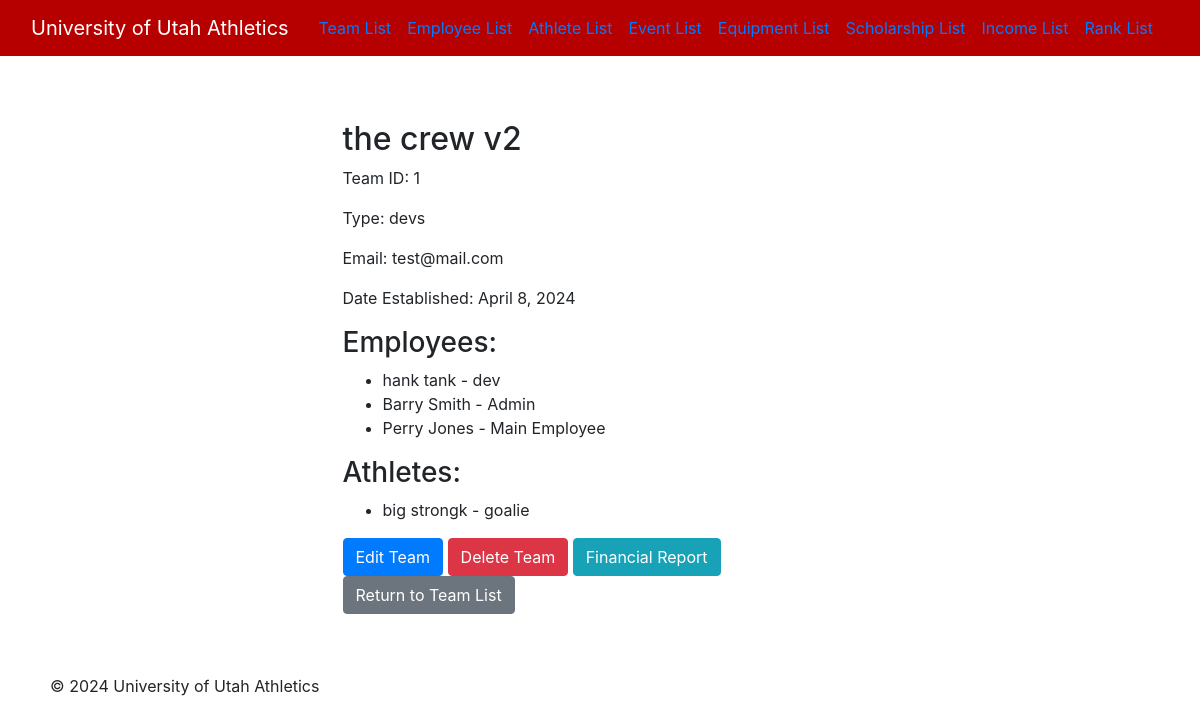
The page /athletics/team/details/1/ on the database its author committed.
### athletics/models.py (models this page shows, shortened)
class Team(models.Model):
    team_id = models.AutoField(primary_key=True)
    team_name = models.CharField(max_length=100)
    type = models.CharField(max_length=50)
    email = models.CharField(max_length=50)
    established_date = models.DateField()
    employees = models.ManyToManyField('Employee', related_name='teams_associated', blank=True)

class Employee(models.Model):
    employee_id = models.AutoField(primary_key=True)
    first_name = models.CharField(max_length=255)
    last_name = models.CharField(max_length=255)
    title = models.CharField(max_length=255)
    start_date = models.DateField()
    end_date = models.DateField(null=True, blank=True)
    salary = models.IntegerField()
    administrator = models.BooleanField()
    user_id = models.CharField(max_length=255)
    password = models.CharField(max_length=255)
    teams = models.ManyToManyField('Team', related_name='employees_associated', blank=True)

class Athlete(models.Model):
    ACADEMIC_LEVEL_CHOICES = [
        ('FR', 'Freshman'),
        ('SO', 'Sophomore'),
        ('JR', 'Junior'),
        ('SR', 'Senior'),
        ('OT', 'Other'),
    ]
    first_name = models.CharField(max_length=255)
    last_name = models.CharField(max_length=255)
    position = models.CharField(max_length=255)
    academic_level = models.CharField(max_length=2, choices=ACADEMIC_LEVEL_CHOICES)
    contact = models.CharField(max_length=255)
    teams = models.ManyToManyField('Team', related_name='athletes')

### athletics/views.py (the view)
# urls.py: path('team/details/<int:team_id>/', views.TeamDetails.as_view(), name = 'team-details'),
class TeamDetails(View):
    def get(self, request, team_id):
        team = Team.objects.get(pk=team_id)
        fields = team._meta.get_fields()
        return render(request=request, template_name='team_details.html', context={'team': team, 'fields': fields})

### athletics/templates/team_details.html (shortened to what this page needs)
{% extends 'base.html' %}
{% block content %}
<div class="container">
    <div class="row">
        <div class="col-md-6 offset-md-3">
            <h2 class="mt-4">{{ team.team_name }}</h2>
            <p>Team ID: {{ team.team_id }}</p>
            <p>Type: {{ team.type }}</p>
            <p>Email: {{ team.email }}</p>
            <p>Date Established: {{ team.established_date }}</p>
            <h3>Employees:</h3>
            <ul>
                {% for employee in team.employees_associated.all %}
                    <li>{{ employee.first_name }} {{ employee.last_name }} - {{ employee.title }}</li>
                {% endfor %}
            </ul>
            <h3>Athletes:</h3>
            <ul>
                {% for athlete in team.athletes.all %}
                    <li>{{ athlete.first_name }} {{ athlete.last_name }} - {{ athlete.position }}</li>
                {% endfor %}
            </ul>
            <a href="/athletics/team/edit/{{ team.team_id }}/" class="btn btn-primary">Edit Team</a>
            <a href="/athletics/team/delete/{{ team.team_id }}/" class="btn btn-danger">Delete Team</a>
            <a href="/athletics/team/report/{{team.team_id}}" class="btn btn-info">Financial Report</a>
            <a href="/athletics/team/list/" class="btn btn-secondary">Return to Team List</a>
        </div>
    </div>
</div>
{% endblock %}

### static/css/styles.css (style rules this page uses)
body { background-color: #FFFFFF; }
.container { padding: 20px; }

### rows shown on the page
Team: team_name "the crew v2", team_id "1", type "devs", email "test@mail.com", established_date "April 8, 2024"
Employee: first_name "hank", last_name "tank", title "dev"
Employee: first_name "Barry", last_name "Smith", title "Admin"
Employee: first_name "Perry", last_name "Jones", title "Main Employee"
Athlete: first_name "big", last_name "strongk", position "goalie"
